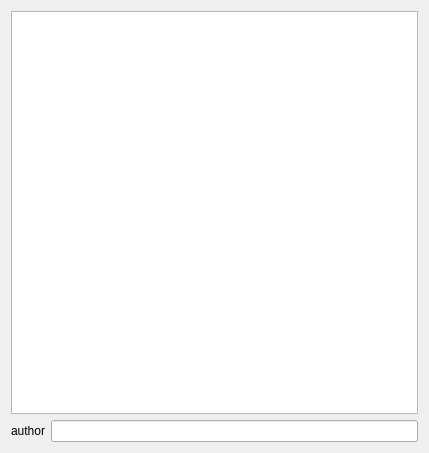
<?xml version="1.0" encoding="UTF-8"?>
<ui version="4.0">
 <class>BaseWidgets::Internal::BaseFormWidget</class>
 <widget class="QWidget" name="BaseWidgets::Internal::BaseFormWidget">
  <property name="geometry">
   <rect>
    <x>0</x>
    <y>0</y>
    <width>429</width>
    <height>453</height>
   </rect>
  </property>
  <property name="windowTitle">
   <string/>
  </property>
  <layout class="QGridLayout" name="gridLayout">
   <item row="0" column="0" colspan="2">
    <widget class="QTextEdit" name="certificateTextEdit">
     <property name="sizePolicy">
      <sizepolicy hsizetype="Expanding" vsizetype="Expanding">
       <horstretch>0</horstretch>
       <verstretch>0</verstretch>
      </sizepolicy>
     </property>
    </widget>
   </item>
   <item row="1" column="0">
    <widget class="QLabel" name="authorLabel">
     <property name="text">
      <string>author</string>
     </property>
    </widget>
   </item>
   <item row="1" column="1">
    <widget class="QLineEdit" name="authorLineEdit"/>
   </item>
  </layout>
 </widget>
 <resources/>
 <connections/>
</ui>
